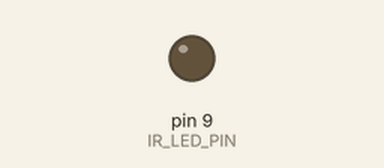
Simulated run of this sketch. Board: Arduino Uno, built with avr-gcc and run on an emulated ATmega328P. On the bench: output pins drawn as LEDs (lit = HIGH).

Above: at 0.29 s.
At 38.36 s:
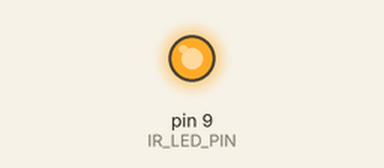
Timing chart, 0 to 40.0 s (numbered marks = the images above):
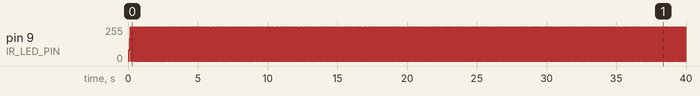

The sketch:

TransmitterSideRegisterApproach.ino
```cpp
/*
 *
 */

#define IR_LED_PIN 9 // Digital Pin 9 corresponds to ATmega328p's PB1 pin, which has Timer1 functionality
#define PULSE_DURATION 600
#define SPACE_DURATION 600

volatile bool transmitting = false;
volatile uint8_t currentByte = 0;
volatile uint8_t bitCount = 0;
volatile const char *message = NULL;

void setup() {
  // put your setup code here, to run once:
  Serial.begin(9600); // Verification purposes
  DDRB |= (1 << DDB1); // Set PB1 as output

  // Config Timer1
  TCCR1A = 0;
  TCCR1B = 0;

  // Set desired frequency
  int frequency = 2125;
  int prescalar = 8;
  int timerValue = (F_CPU / (2 * prescalar * frequency)) - 1;

  // Set timer value
  OCR1A = timerValue;

  // Config Timer1 in CTC mode (clears timer on compare)
  TCCR1B |= (1 << WGM12);
  TCCR1B |= (1 << CS11);

  // Enable Timer1 compare interrupt
  TIMSK1 |= (1 << OCIE1A);

  // Config Timer2


  // Set interrupt global enable flag bit (re-enable interrupts after being disabled).
  sei();
}

ISR(TIMER1_COMPA_vect) {
  PORTB ^= (1 << PORTB1);
}

void loop() {
  // put your main code here, to run repeatedly:
  transmitMessage("Hello World!");
  while (transmitting) {
    // Wait for transmission to complete
  }
  Serial.println(1); // Serial monitor to print 1, if message successfully transmitted
  delay(5000);
}

// Implementation of sendPulse & sendSpace
void transmitMessage(const char* msg) {
  message = msg;
  currentByte = *message;
  bitCount = 0;
  transmitting = true;
  // Enable Timer2 interrupt
  while (*message) {
    char c = *message; // Get current char
    for (int i = 0; i < 8; i++) {
      if (c & (1 << (7 - i))) { // Check if bit is 1
        sendPulse();
      } else {
        sendSpace();
      }
    }
    sendSpace(); // Space between chars
    message++; // Move to next char
  }
}

// What to do if HIGH voltage
void sendPulse() {
  // Turn on IR LED
  PORTB |= (1 << PORTB1); // Set PB1 HIGH
  delayMicroseconds(PULSE_DURATION);

  PORTB &= ~(1 << PORTB1); // Set PB1 LOW
  delayMicroseconds(PULSE_DURATION);
}

void sendSpace() {
  PORTB &= ~(1 << PORTB1); // Set PB1 LOW
  delayMicroseconds(SPACE_DURATION);
}
```
